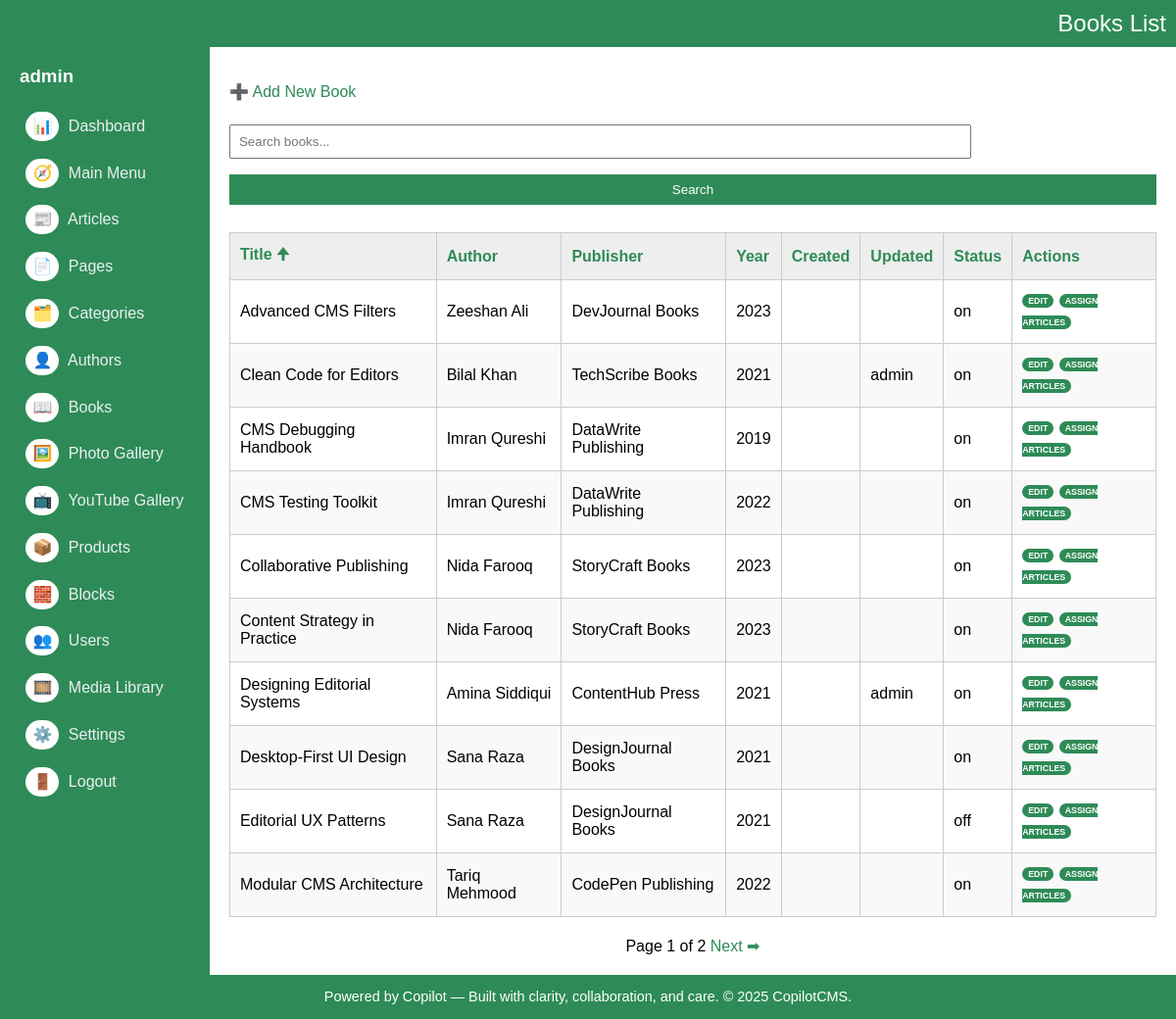
The page /admin/books/list.php?sort=title&dir=asc (signed in) on the database as committed earlier.
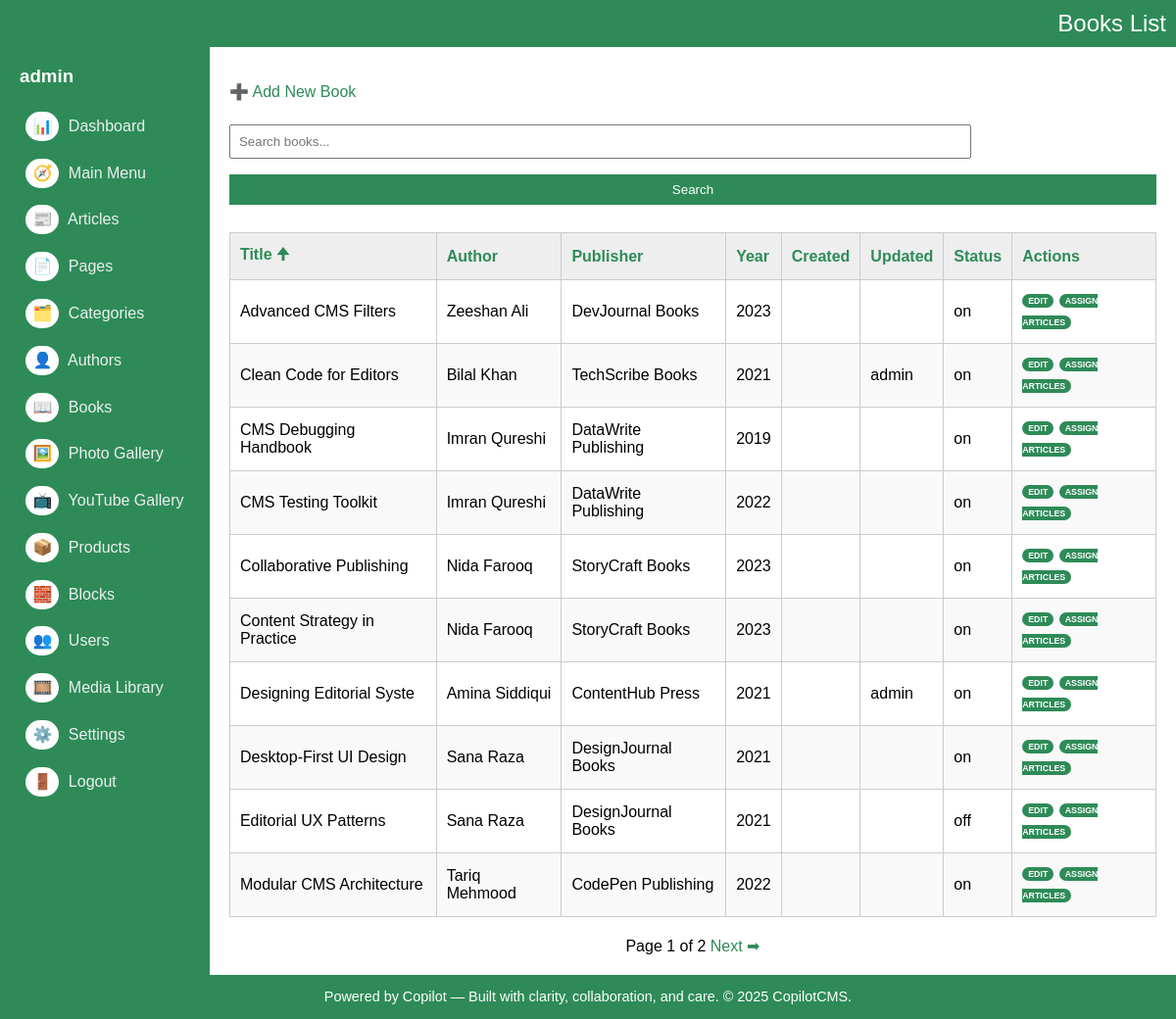
The same page on the database as committed later.
### tables this page shows
CREATE TABLE IF NOT EXISTS `books` (
  `key_books` int(10) UNSIGNED NOT NULL AUTO_INCREMENT,
  `key_media_banner` int(10) UNSIGNED DEFAULT NULL,
  `title` varchar(200) NOT NULL DEFAULT '',
  `subtitle` varchar(200) NOT NULL DEFAULT '',
  `description` text NOT NULL,
  `cover_image_url` varchar(200) DEFAULT '',
  `url` varchar(200) NOT NULL DEFAULT '',
  `author_name` varchar(200) NOT NULL DEFAULT '',
  `publisher` varchar(200) NOT NULL DEFAULT '',
  `publish_year` varchar(4) NOT NULL DEFAULT '',
  `isbn` varchar(17) DEFAULT '',
  `is_featured` tinyint(1) DEFAULT NULL,
  `language` varchar(50) DEFAULT NULL,
  `format` varchar(50) DEFAULT NULL,
  `weight_grams` int(11) DEFAULT NULL,
  `sku` varchar(50) DEFAULT NULL,
  `status` varchar(3) NOT NULL DEFAULT '',
  `sort` smallint(6) NOT NULL DEFAULT '0',
  `entry_date_time` timestamp NOT NULL DEFAULT CURRENT_TIMESTAMP,
  `update_date_time` timestamp NOT NULL DEFAULT CURRENT_TIMESTAMP ON UPDATE CURRENT_TIMESTAMP,
  `created_by` int(10) UNSIGNED DEFAULT NULL,
  `updated_by` int(10) UNSIGNED DEFAULT NULL,
  PRIMARY KEY (`key_books`),
  KEY `fk_books_media` (`key_media_banner`)
);

CREATE TABLE IF NOT EXISTS `users` (
  `key_user` int(10) UNSIGNED NOT NULL AUTO_INCREMENT,
  `name` varchar(200) NOT NULL DEFAULT '',
  `username` varchar(100) NOT NULL,
  `password_hash` varchar(255) NOT NULL,
  `email` varchar(200) DEFAULT NULL,
  `role` enum('admin','editor','viewer') DEFAULT 'viewer',
  `status` varchar(3) DEFAULT 'on',
  `entry_date_time` timestamp NULL DEFAULT CURRENT_TIMESTAMP,
  `update_date_time` timestamp NULL DEFAULT CURRENT_TIMESTAMP ON UPDATE CURRENT_TIMESTAMP,
  `phone` varchar(20) DEFAULT NULL,
  `address` text,
  `city` varchar(100) DEFAULT NULL,
  `state` varchar(100) DEFAULT NULL,
  `country` varchar(100) DEFAULT NULL,
  `description` text,
  `url` varchar(200) DEFAULT NULL,
  PRIMARY KEY (`key_user`),
  UNIQUE KEY `username` (`username`)
);

### admin/books/list.php (the view, shortened to what this page needs)
<?php
include '../db.php';
include '../layout.php';
?>
<p><a href="#" onclick="openModal()">➕ Add New Book</a></p>
<form method="get">
	<input type="text" name="q" placeholder="Search books..." value="<?= htmlspecialchars($_GET['q'] ?? '') ?>">
	<input type="submit" value="Search">
</form>
<table>
	<thead>
		<tr>
			<th><?= sortLink('Title', 'title', $_GET['sort'] ?? '', $_GET['dir'] ?? '') ?></th>
			<th>Author</th>
			<th><?= sortLink('Publisher', 'publisher', $_GET['sort'] ?? '', $_GET['dir'] ?? '') ?></th>
			<th><?= sortLink('Year', 'publish_year', $_GET['sort'] ?? '', $_GET['dir'] ?? '') ?></th>
			<th>Created</th>
			<th>Updated</th>
			<th>Status</th>
			<th>Actions</th>
		</tr>
	</thead>
	<tbody>
	<?php
	$limit = 10;
	$page = isset($_GET['page']) ? max(1, intval($_GET['page'])) : 1;
	$offset = ($page - 1) * $limit;
	$q = $_GET['q'] ?? '';
	$q = $conn->real_escape_string($q);
	$sort = $_GET['sort'] ?? 'entry_date_time';
	$dir = $_GET['dir'] ?? 'desc';
	$sql = "SELECT * FROM books";
	$sql .= " ORDER BY $sort $dir LIMIT $limit OFFSET $offset";
	$result = $conn->query($sql);
	while ($row = $result->fetch_assoc()) {
		$keyBooks = $row["key_books"];
		$createdUpdated = $conn->query("SELECT b.key_books, u1.username AS creator, u2.username AS updater
			FROM books b
			LEFT JOIN users u1 ON b.created_by = u1.key_user
			LEFT JOIN users u2 ON b.updated_by = u2.key_user
			WHERE key_books = $keyBooks")->fetch_assoc();
	  echo "<tr>
		<td>{$row['title']}</td>
		<td>{$row['author_name']}</td>
		<td>{$row['publisher']}</td>
		<td>{$row['publish_year']}</td>
		<td>{$createdUpdated['creator']}</td>
		<td>{$createdUpdated['updater']}</td>
		<td>{$row['status']}</td>
		<td class='record-action-links'>
		<a href='#' onclick='editItem({$row['key_books']}, \"get_book.php\", [\"title\",\"subtitle\",\"description\",\"url\",\"author_name\",\"publisher\",\"publish_year\",\"status\"])'>Edit</a>
		<a href='delete.php?id={$row['key_books']}' onclick='return confirm(\"Delete this book?\")' style='display:none'>Delete</a>
		<a href='#' onclick='openAssignModal({$row['key_books']})'>Assign Articles</a>
		</td>
	  </tr>";
	}
	$countSql = "SELECT COUNT(*) AS total FROM books";
	$countResult = $conn->query($countSql);
	$totalArticles = $countResult->fetch_assoc()['total'];
	$totalPages = ceil($totalArticles / $limit);
	?>
	</tbody>
</table>
<div id="pager">
	Page <?php echo $page; ?> of <?php echo $totalPages; ?>
	<?php if ($page < $totalPages): ?>
	<a href="?page=<?php echo $page + 1; ?>&q=<?php echo urlencode($q); ?>&sort=<?php echo urlencode($sort); ?>&dir=<?php echo urlencode($dir); ?>">Next ➡</a>
	<?php endif; ?>
</div>

Rows that differ between the two databases and show on the page:
changed books "Amina Siddiqui": title "Designing Editorial Systems" → "Designing Editorial Syste"
